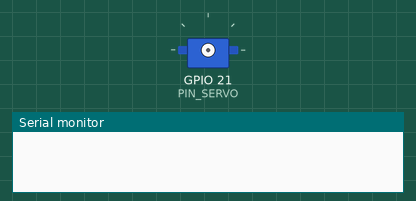
Bench run of a sketch on a simulated ESP32. On the bench: servo, the last lines printed to the serial monitor.

Above: at 0.0 s.
At 4.5 s:
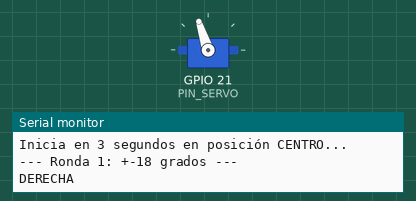
At 9.0 s:
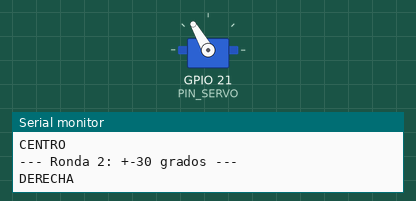
At 18.3 s:
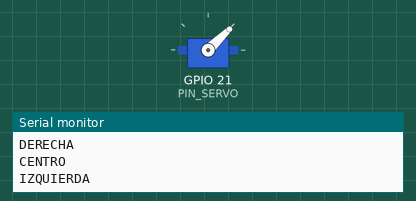
Timing chart, 0 to 21.5 s (numbered marks = the images above):
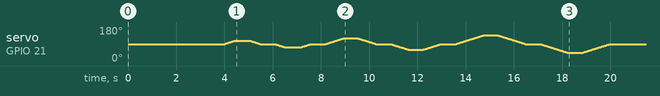

The sketch:

prueba_servo_direccion.ino
```cpp
#include <ESP32Servo.h>

// ===== CONFIGURACIÓN =====
const int PIN_SERVO = 21;      // D21 en la placa de expansión
const int CENTRO = 90;         // Posición perfecta (ruedas rectas)

// Amplitudes de la prueba (grados a cada lado del centro)
// Progresivo: primero poco, luego más. Valores finales calibrados.
const int AMPLITUDES[] = {18, 30, 46};
const int NUM_AMPLITUDES = 3;

const int PASO_GRADOS = 1;     // Grados por movimiento (más bajo = más suave)
const int RETARDO_PASO = 25;   // ms entre pasos (más alto = más lento)
const int PAUSA_EXTREMO = 600; // ms de pausa al llegar a cada extremo

Servo direccion;
int posicionActual = CENTRO;

// Mueve el servo poco a poco hasta el ángulo destino
void moverSuave(int destino) {
  while (posicionActual != destino) {
    if (posicionActual < destino) {
      posicionActual = min(posicionActual + PASO_GRADOS, destino);
    } else {
      posicionActual = max(posicionActual - PASO_GRADOS, destino);
    }
    direccion.write(posicionActual);
    delay(RETARDO_PASO);
  }
}

void setup() {
  Serial.begin(115200);
  delay(1000);

  // MG995: pulsos de 500 a 2400 us
  direccion.setPeriodHertz(50);
  direccion.attach(PIN_SERVO, 500, 2400);

  direccion.write(CENTRO);
  posicionActual = CENTRO;
  Serial.println("=== PRUEBA DE DIRECCIÓN ===");
  Serial.println("Inicia en 3 segundos en posición CENTRO...");
  delay(3000);

  for (int i = 0; i < NUM_AMPLITUDES; i++) {
    int a = AMPLITUDES[i];
    Serial.print("--- Ronda ");
    Serial.print(i + 1);
    Serial.print(": +-");
    Serial.print(a);
    Serial.println(" grados ---");

    Serial.println("DERECHA");
    moverSuave(CENTRO + a);
    delay(PAUSA_EXTREMO);

    Serial.println("CENTRO");
    moverSuave(CENTRO);
    delay(PAUSA_EXTREMO);

    Serial.println("IZQUIERDA");
    moverSuave(CENTRO - a);
    delay(PAUSA_EXTREMO);

    Serial.println("CENTRO");
    moverSuave(CENTRO);
    delay(PAUSA_EXTREMO);
  }

  // Estado final = estado inicial
  direccion.write(CENTRO);
  Serial.println("=== PRUEBA TERMINADA: servo en CENTRO ===");
}

void loop() {
  // Nada: la prueba corre una sola vez. Presiona RESET para repetirla.
}
```
